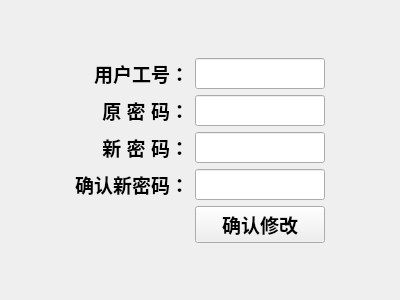
<?xml version="1.0" encoding="UTF-8"?>
<ui version="4.0">
 <class>UserWidget</class>
 <widget class="QWidget" name="UserWidget">
  <property name="geometry">
   <rect>
    <x>0</x>
    <y>0</y>
    <width>400</width>
    <height>300</height>
   </rect>
  </property>
  <property name="windowTitle">
   <string>Form</string>
  </property>
  <layout class="QGridLayout" name="gridLayout">
   <item row="1" column="3">
    <spacer name="horizontalSpacer_2">
     <property name="orientation">
      <enum>Qt::Horizontal</enum>
     </property>
     <property name="sizeHint" stdset="0">
      <size>
       <width>40</width>
       <height>20</height>
      </size>
     </property>
    </spacer>
   </item>
   <item row="1" column="0">
    <spacer name="horizontalSpacer">
     <property name="orientation">
      <enum>Qt::Horizontal</enum>
     </property>
     <property name="sizeHint" stdset="0">
      <size>
       <width>40</width>
       <height>20</height>
      </size>
     </property>
    </spacer>
   </item>
   <item row="4" column="1">
    <widget class="QLabel" name="label_4">
     <property name="font">
      <font>
       <pointsize>14</pointsize>
       <weight>75</weight>
       <bold>true</bold>
      </font>
     </property>
     <property name="text">
      <string>确认新密码：</string>
     </property>
     <property name="alignment">
      <set>Qt::AlignRight|Qt::AlignTrailing|Qt::AlignVCenter</set>
     </property>
    </widget>
   </item>
   <item row="2" column="2">
    <widget class="QLineEdit" name="lineEdit_2">
     <property name="maximumSize">
      <size>
       <width>130</width>
       <height>16777215</height>
      </size>
     </property>
     <property name="font">
      <font>
       <pointsize>14</pointsize>
       <weight>75</weight>
       <bold>true</bold>
      </font>
     </property>
     <property name="echoMode">
      <enum>QLineEdit::Password</enum>
     </property>
    </widget>
   </item>
   <item row="3" column="1">
    <widget class="QLabel" name="label_3">
     <property name="font">
      <font>
       <pointsize>14</pointsize>
       <weight>75</weight>
       <bold>true</bold>
      </font>
     </property>
     <property name="text">
      <string>新 密 码：</string>
     </property>
     <property name="alignment">
      <set>Qt::AlignRight|Qt::AlignTrailing|Qt::AlignVCenter</set>
     </property>
    </widget>
   </item>
   <item row="4" column="2">
    <widget class="QLineEdit" name="lineEdit_4">
     <property name="maximumSize">
      <size>
       <width>130</width>
       <height>16777215</height>
      </size>
     </property>
     <property name="font">
      <font>
       <pointsize>14</pointsize>
       <weight>75</weight>
       <bold>true</bold>
      </font>
     </property>
     <property name="echoMode">
      <enum>QLineEdit::Password</enum>
     </property>
    </widget>
   </item>
   <item row="1" column="2">
    <widget class="QLineEdit" name="lineEdit">
     <property name="maximumSize">
      <size>
       <width>130</width>
       <height>16777215</height>
      </size>
     </property>
     <property name="font">
      <font>
       <pointsize>14</pointsize>
       <weight>75</weight>
       <bold>true</bold>
      </font>
     </property>
    </widget>
   </item>
   <item row="2" column="1">
    <widget class="QLabel" name="label_2">
     <property name="font">
      <font>
       <pointsize>14</pointsize>
       <weight>75</weight>
       <bold>true</bold>
      </font>
     </property>
     <property name="text">
      <string>原 密 码：</string>
     </property>
     <property name="alignment">
      <set>Qt::AlignRight|Qt::AlignTrailing|Qt::AlignVCenter</set>
     </property>
    </widget>
   </item>
   <item row="1" column="1">
    <widget class="QLabel" name="label">
     <property name="font">
      <font>
       <pointsize>14</pointsize>
       <weight>75</weight>
       <bold>true</bold>
      </font>
     </property>
     <property name="text">
      <string>用户工号：</string>
     </property>
     <property name="alignment">
      <set>Qt::AlignRight|Qt::AlignTrailing|Qt::AlignVCenter</set>
     </property>
    </widget>
   </item>
   <item row="3" column="2">
    <widget class="QLineEdit" name="lineEdit_3">
     <property name="maximumSize">
      <size>
       <width>130</width>
       <height>16777215</height>
      </size>
     </property>
     <property name="font">
      <font>
       <pointsize>14</pointsize>
       <weight>75</weight>
       <bold>true</bold>
      </font>
     </property>
     <property name="echoMode">
      <enum>QLineEdit::Password</enum>
     </property>
    </widget>
   </item>
   <item row="0" column="2">
    <spacer name="verticalSpacer">
     <property name="orientation">
      <enum>Qt::Vertical</enum>
     </property>
     <property name="sizeHint" stdset="0">
      <size>
       <width>20</width>
       <height>40</height>
      </size>
     </property>
    </spacer>
   </item>
   <item row="6" column="2">
    <spacer name="verticalSpacer_2">
     <property name="orientation">
      <enum>Qt::Vertical</enum>
     </property>
     <property name="sizeHint" stdset="0">
      <size>
       <width>20</width>
       <height>40</height>
      </size>
     </property>
    </spacer>
   </item>
   <item row="5" column="2">
    <widget class="QPushButton" name="pushButton">
     <property name="font">
      <font>
       <pointsize>14</pointsize>
       <weight>75</weight>
       <bold>true</bold>
      </font>
     </property>
     <property name="text">
      <string>确认修改</string>
     </property>
    </widget>
   </item>
  </layout>
 </widget>
 <resources/>
 <connections/>
</ui>
